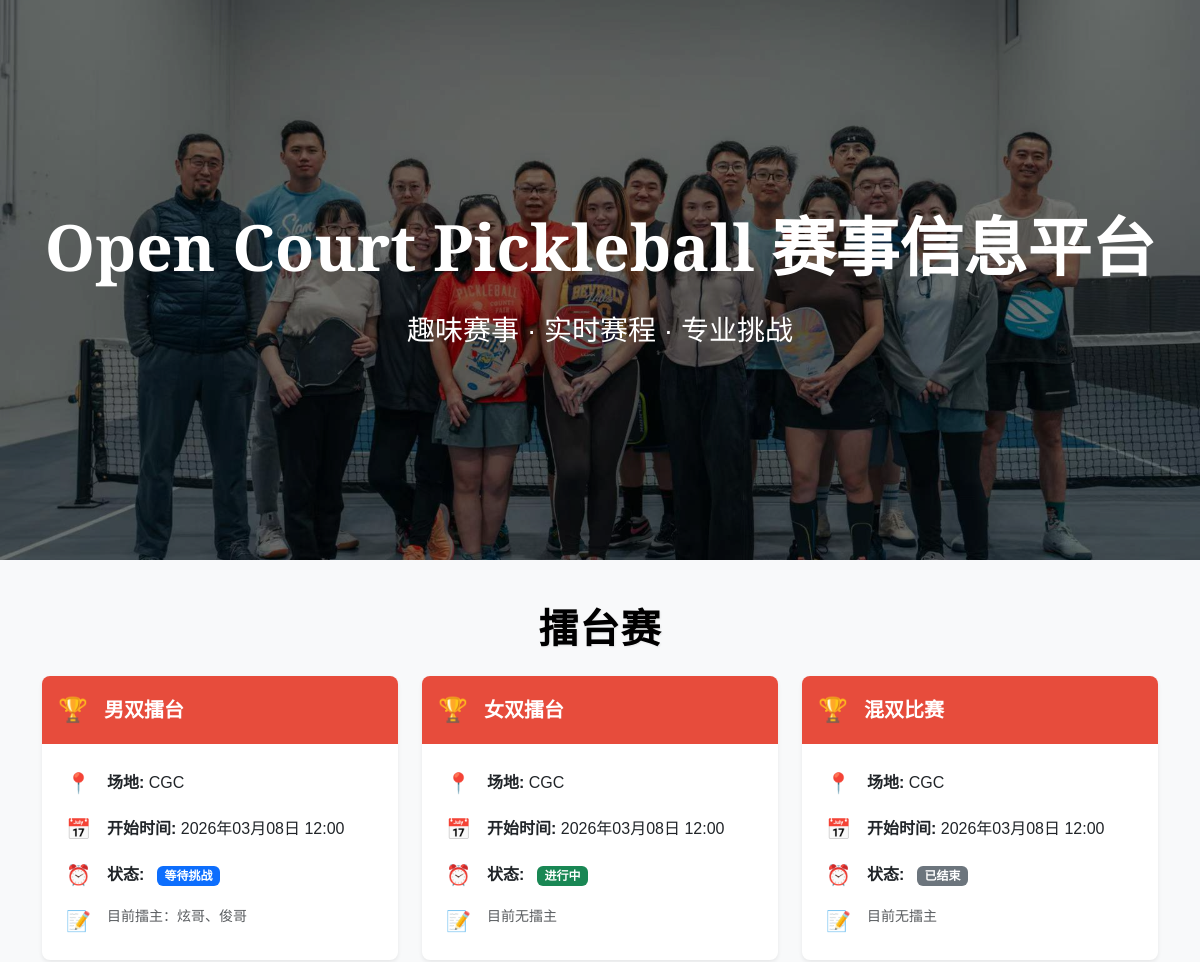
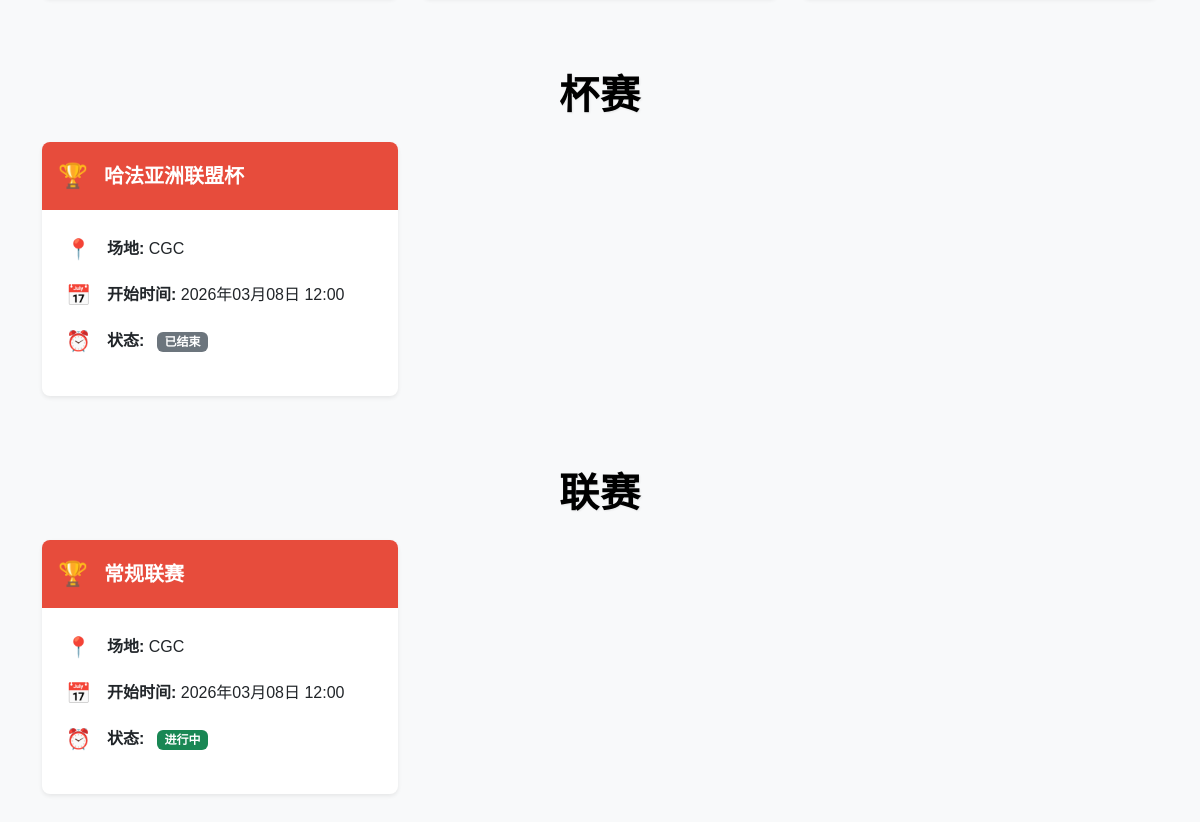
Before: / with the older database file (2 pictures, top to bottom).
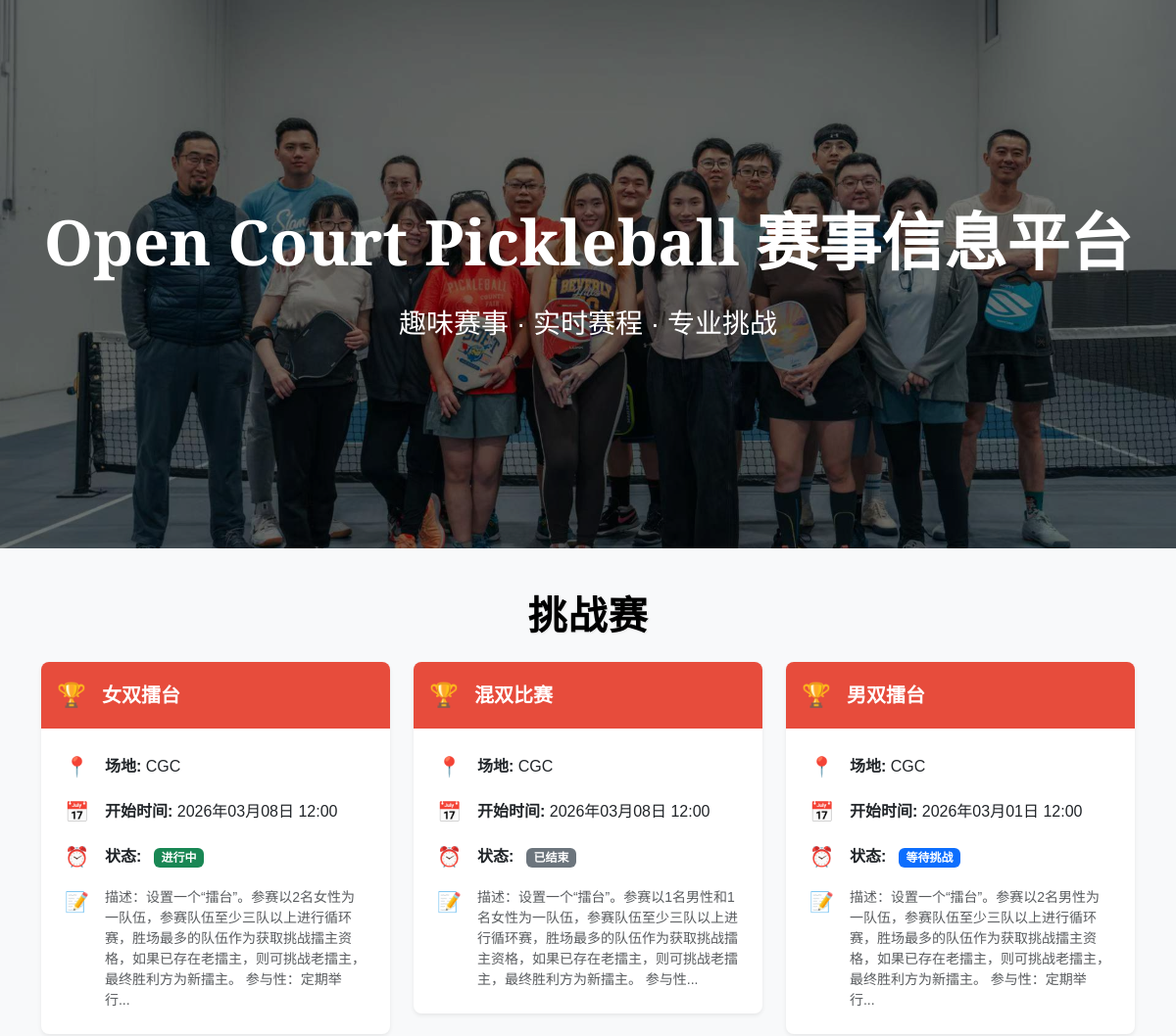
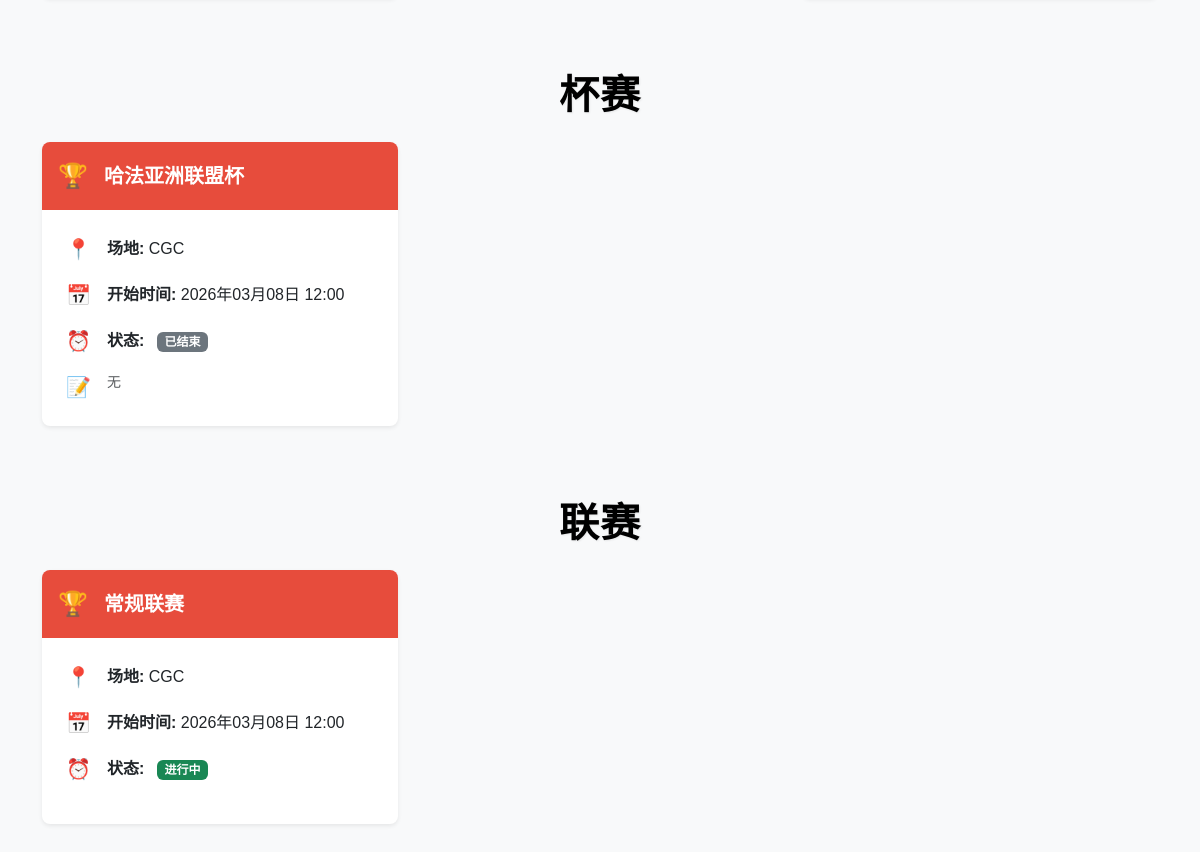
After: the same page with the newer database file (2 pictures, top to bottom).
### events/models.py (models this page shows, shortened)
class EventType(models.Model):
    name = models.CharField('类型名称', max_length=100, unique=True)  # 如 “男子双打”、“女子双打”
    description = models.TextField('描述', blank=True)
    created_at = models.DateTimeField('创建时间', auto_now_add=True)
    class Meta:
        verbose_name = '赛事类型'
        verbose_name_plural = '赛事类型'
        ordering = ['name']

class Event(models.Model):
    name = models.CharField('赛事名称', max_length=200)
    event_type = models.ForeignKey(  # ← 改成 ForeignKey
        EventType,
        on_delete=models.PROTECT,  # 防止删除类型时误删赛事
        related_name='events',
        verbose_name='赛事类型'
    )
    start_time = models.DateTimeField('开始时间')
    end_time = models.DateTimeField('结束时间', null=True, blank=True)
    location = models.CharField('举办地点', max_length=200)
    description = models.TextField('赛事简介', blank=True)
    status = models.CharField('状态', max_length=20, choices=[
        ('upcoming', '即将举行'),
        ('ongoing', '进行中'),
        ('finished', '已结束'),
    ], default='upcoming')
    created_at = models.DateTimeField('创建时间', auto_now_add=True)
    class Meta:
        ordering = ['-start_time']
        verbose_name = '赛事'
        verbose_name_plural = '赛事'

### events/views.py (the view)
# urls.py: path('', views.event_list, name='event_list'),
def event_list(request):
    event_types = EventType.objects.all()
    grouped_events = {}
    for event_type in event_types:
        events = Event.objects.filter(event_type=event_type).order_by('-start_time')
        if events.exists():  # 只显示有赛事的类型
            grouped_events[event_type] = events
    context = {
        'grouped_events': grouped_events,  # 传分组数据到模板
    }
    return render(request, 'events/index.html', context)

### events/templates/events/index.html (shortened to what this page needs)
<!DOCTYPE html>
<html lang="zh">
<head>
    <link href="https://cdn.jsdelivr.net/npm/bootstrap@5.3.3/dist/css/bootstrap.min.css" rel="stylesheet">
</head>
<body>
{% load static %}
<header class="hero position-relative text-center" style="position: relative; height: 70vh; min-height: 500px; overflow: hidden;">
    <div class="position-absolute top-0 start-0 w-100 h-100" style="background-image: url('{% static 'images/banner.jpg' %}'); background-size: cover; background-position: center; filter: brightness(0.5);"></div>
    <div class="position-absolute top-50 start-50 translate-middle w-100">
        <div class="container">
            <h1 class="display-3 fw-bold mb-4" style="color: #ffffff;">
                Open Court Pickleball 赛事信息平台
            </h1>
            <p class="lead fs-3 mb-0" style="color: #ffffff;">
                趣味赛事 · 实时赛程 · 专业挑战
            </p>
        </div>
    </div>
</header>
    <div class="container py-5" style="margin-top: -100px; z-index: 10; position: relative;">
    </div>
    <div class="container py-5">
        {% if grouped_events %}
        {% for event_type, events in grouped_events.items %}
        <div class="mb-5">
            <h3 class="text-center fw-bold mb-4" style="font-size: 2.5rem; color: var(--rg-red); font-family: 'Playfair Display', serif;">
                {{ event_type.name }}
            </h3>
            <div class="row row-cols-1 row-cols-md-2 row-cols-lg-3 g-4">
                {% for event in events %}
                <div class="col">
                    <a href="{% url 'event_detail' event.pk %}" class="text-decoration-none text-dark">
                        <div class="event-item bg-white rounded-3 shadow-sm mb-4 overflow-hidden">
                            <div class="d-flex align-items-center p-3" style="background-color: #e74c3c; color: white;">
                                <span class="me-3 fs-4">🏆</span>
                                <h5 class="mb-0 fw-bold">{{ event.name }}</h5>
                            </div>
                            <div class="p-4">
                                <div class="d-flex align-items-center mb-3">
                                    <span class="me-3 fs-5">📍</span>
                                    <div>
                                        <strong>场地:</strong> {{ event.location }}
                                    </div>
                                </div>
                                <div class="d-flex align-items-center mb-3">
                                    <span class="me-3 fs-5">📅</span>
                                    <div>
                                        <strong>开始时间:</strong> {{ event.start_time|date:"Y年m月d日 H:i" }}
                                    </div>
                                </div>
                                <div class="d-flex align-items-center mb-3">
                                    <span class="me-3 fs-5">⏰</span>
                                    <div>
                                        <strong>状态:</strong>
                                        <span class="badge
                                            {% if event.status == 'upcoming' %}bg-primary
                                            {% elif event.status == 'ongoing' %}bg-success
                                            {% else %}bg-secondary{% endif %} ms-2">
                                            {% if event.status == 'upcoming' %}等待挑战
                                            {% elif event.status == 'ongoing' %}进行中
                                            {% else %}已结束{% endif %}
                                        </span>
                                    </div>
                                </div>
                                {% if event.description %}
                                <div class="d-flex align-items-start">
                                    <span class="me-3 fs-5">📝</span>
                                    <div class="text-muted small">{{ event.description|truncatechars:100 }}</div>
                                </div>
                                {% endif %}
                            </div>
                        </div>
                    </a>
                </div>
                {% endfor %}
            </div>
        </div>
        {% endfor %}
        {% else %}
        <div class="text-center py-5">
            <h4 class="text-muted">No tournaments yet</h4>
            <p>Add an exciting Pickleball doubles tournament in the admin panel!</p>
        </div>
        {% endif %}
    </div>
</body>
</html>

### events/templates/events/index.html (style rules this page uses)
:root { --rg-red: #bb5522; --rg-green: #06492d; --rg-dark: #0f1027; --rg-gray: #9aa099; --rg-light: #f8f9fa; }
body { font-family: "Microsoft YaHei", "微软雅黑", "WenQuanYi Micro Hei", "Helvetica Neue", Helvetica, Arial, sans-serif; background-color: var(--rg-light); color: var(--rg-dark); }
h1, h2, h3, h4, h5, .display-3 { font-family: 'Playfair Display', "Microsoft YaHei", "微软雅黑", serif; font-weight: 700; }
h3.text-center.fw-bold.mb-4 { color: #000000 !important; font-size: 2.6rem; letter-spacing: 1px; text-shadow: 1px 1px 2px rgba(0,0,0,0.08); }
[lang="zh"], p, div, span, strong, .lead { font-family: "Microsoft YaHei", "微软雅黑", sans-serif !important; }

Changed rows visible on the page:
changed EventType: name "擂台赛" → "挑战赛"
changed Event "女双擂台": description "目前无擂主" → "描述：设置一个“擂台”。参赛以2名女性为一队伍，参赛队伍至少三队以上进行循环赛，胜场最多的队伍作为获取挑战擂主资格，如果已存在老擂主，则可挑战老擂主，最终胜利方为新擂主。 参与性：定期举行..."
changed Event "混双比赛": description "目前无擂主" → "描述：设置一个“擂台”。参赛以1名男性和1名女性为一队伍，参赛队伍至少三队以上进行循环赛，胜场最多的队伍作为获取挑战擂主资格，如果已存在老擂主，则可挑战老擂主，最终胜利方为新擂主。 参与性..."
changed Event "男双擂台": start_time "2026年03月08日 12:00" → "2026年03月01日 12:00"; description "目前擂主：炫哥、俊哥" → "描述：设置一个“擂台”。参赛以2名男性为一队伍，参赛队伍至少三队以上进行循环赛，胜场最多的队伍作为获取挑战擂主资格，如果已存在老擂主，则可挑战老擂主，最终胜利方为新擂主。 参与性：定期举行..."; moves down the list
changed Event "哈法亚洲联盟杯": description (not shown) → "无"
